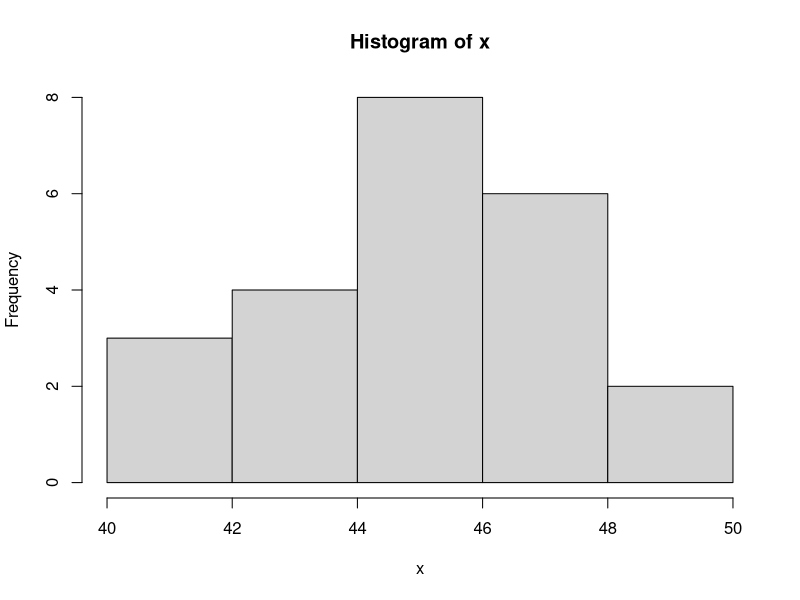

Reproduce this figure in R.
## ---- chunk 1
x<-c(42, 41, 43, 44, 44, 44, 45, 45, 46, 46, 45, 46, 45, 45, 47, 48, 41, 48, 47, 47, 47, 49, 50)
hist(x)
y<-("goodbye")
